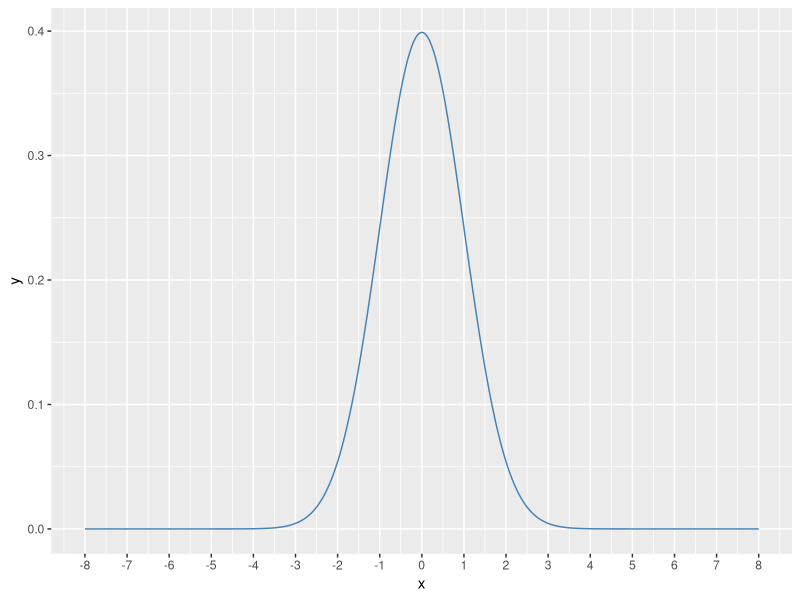
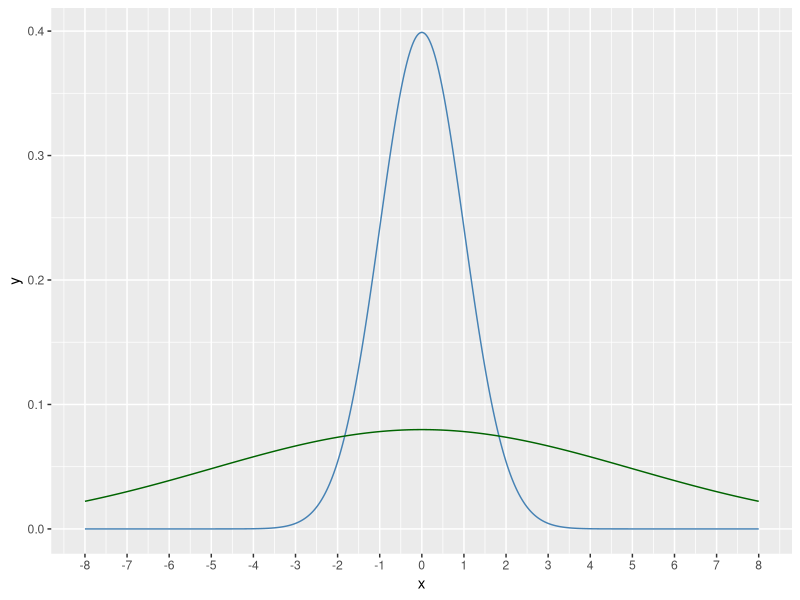
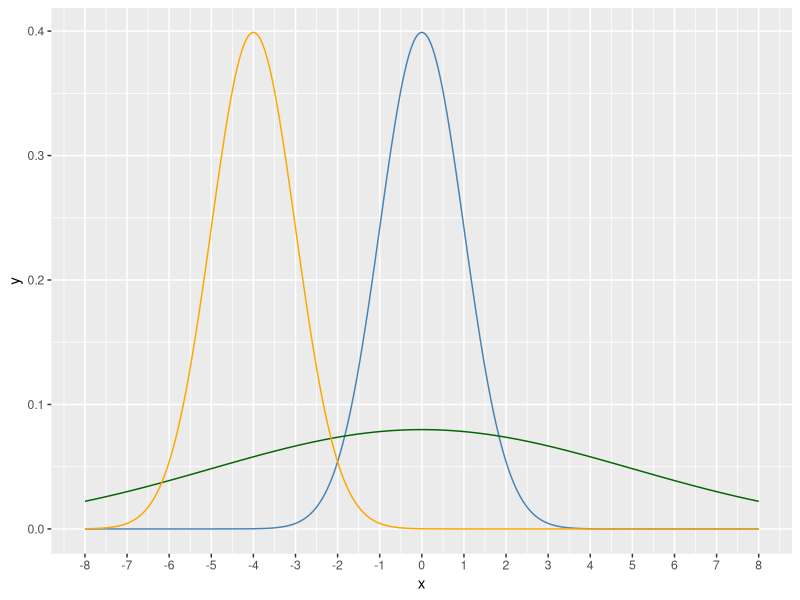
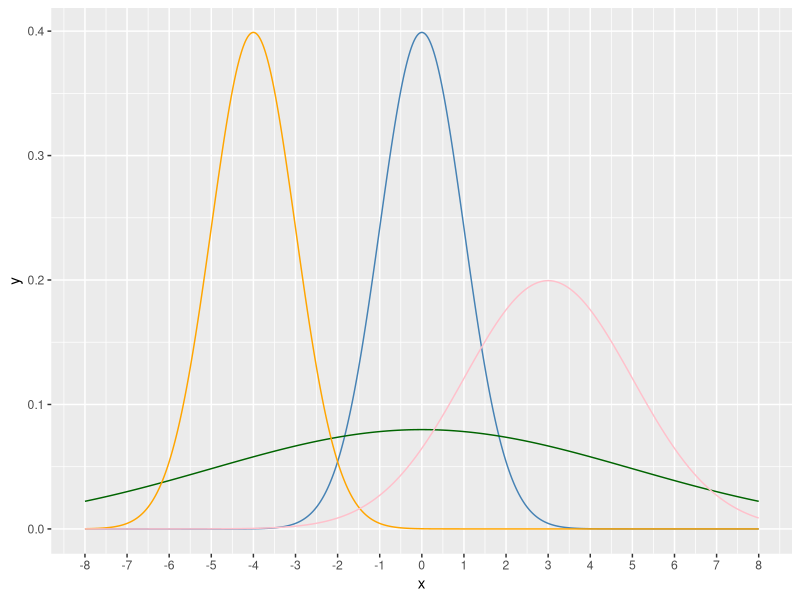

R code for these plots, in order:
# ---- 0. Setup and load libraries, if any ----

library(ggplot2)  # load the graphing library

if(!require("rstudioapi")) install.packages("rstudioapi")
setwd(dirname(getSourceEditorContext()$path))  # set working directory


# ---- 1. Standard Normal distribution ----

x <- seq(-8,8,0.1)  # xaxis values

# Recall:
# dnorm(x, mean=0, sd=1) evaluates the distribution (probability density function) 
ggplot(data.frame(x), aes(x)) +
  stat_function(fun=dnorm, args=list(mean=0, sd=1), n=1000, color='steelblue') +
  scale_x_continuous(breaks=c(-8:8))


# What happens if we change the standard deviation, but keep the mean the same?


# ---- 2. Changing the sd ----

ggplot(data.frame(x), aes(x)) +
  stat_function(fun=dnorm, args=list(mean=0, sd=1), n=1000, color='steelblue') +
  stat_function(fun=dnorm, args=list(mean=0, sd=5), n=1000, color='dark green') +
  scale_x_continuous(breaks=c(-8:8))


# ---- 3. Changing the mean ----

ggplot(data.frame(x), aes(x)) +
  stat_function(fun=dnorm, args=list(mean=0, sd=1), n=1000, color='steelblue') +
  stat_function(fun=dnorm, args=list(mean=0, sd=5), n=1000, color='dark green') +
  stat_function(fun=dnorm, args=list(mean=-4, sd=1), n=1000, color='orange') +
  scale_x_continuous(breaks=c(-8:8))
  
  
# ---- 4. Changing both the mean and sd ----
  
ggplot(data.frame(x), aes(x)) +
  stat_function(fun=dnorm, args=list(mean=0, sd=1), n=1000, color='steelblue') +
  stat_function(fun=dnorm, args=list(mean=0, sd=5), n=1000, color='dark green') +
  stat_function(fun=dnorm, args=list(mean=-4, sd=1), n=1000, color='orange') + 
  stat_function(fun=dnorm, args=list(mean=3, sd=2), n=1000, color='pink') +
  scale_x_continuous(breaks=c(-8:8))
